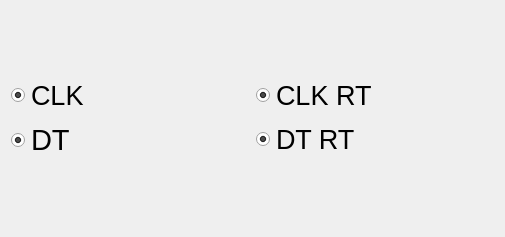
<?xml version="1.0" encoding="UTF-8"?>
<ui version="4.0">
 <class>RaspberryGui</class>
 <widget class="QWidget" name="RaspberryGui">
  <property name="geometry">
   <rect>
    <x>0</x>
    <y>0</y>
    <width>505</width>
    <height>237</height>
   </rect>
  </property>
  <property name="windowTitle">
   <string>Form</string>
  </property>
  <layout class="QVBoxLayout" name="verticalLayout">
   <item>
    <layout class="QGridLayout" name="gridLayout">
     <item row="0" column="0">
      <widget class="QRadioButton" name="radioButton_CLK">
       <property name="font">
        <font>
         <pointsize>20</pointsize>
        </font>
       </property>
       <property name="text">
        <string>CLK</string>
       </property>
       <property name="iconSize">
        <size>
         <width>23</width>
         <height>23</height>
        </size>
       </property>
       <property name="checked">
        <bool>true</bool>
       </property>
       <property name="autoExclusive">
        <bool>false</bool>
       </property>
      </widget>
     </item>
     <item row="1" column="0">
      <widget class="QRadioButton" name="radioButton_DT">
       <property name="font">
        <font>
         <pointsize>22</pointsize>
        </font>
       </property>
       <property name="text">
        <string>DT</string>
       </property>
       <property name="iconSize">
        <size>
         <width>30</width>
         <height>31</height>
        </size>
       </property>
       <property name="checked">
        <bool>true</bool>
       </property>
       <property name="autoExclusive">
        <bool>false</bool>
       </property>
      </widget>
     </item>
     <item row="0" column="1">
      <widget class="QRadioButton" name="radioButton_RT_CLK">
       <property name="font">
        <font>
         <pointsize>20</pointsize>
        </font>
       </property>
       <property name="text">
        <string>CLK RT</string>
       </property>
       <property name="checked">
        <bool>true</bool>
       </property>
       <property name="autoExclusive">
        <bool>false</bool>
       </property>
      </widget>
     </item>
     <item row="1" column="1">
      <widget class="QRadioButton" name="radioButton_RT_DT">
       <property name="font">
        <font>
         <family>Ubuntu</family>
         <pointsize>20</pointsize>
        </font>
       </property>
       <property name="text">
        <string>DT RT</string>
       </property>
       <property name="checked">
        <bool>true</bool>
       </property>
       <property name="autoExclusive">
        <bool>false</bool>
       </property>
      </widget>
     </item>
    </layout>
   </item>
  </layout>
 </widget>
 <resources/>
 <connections/>
</ui>
